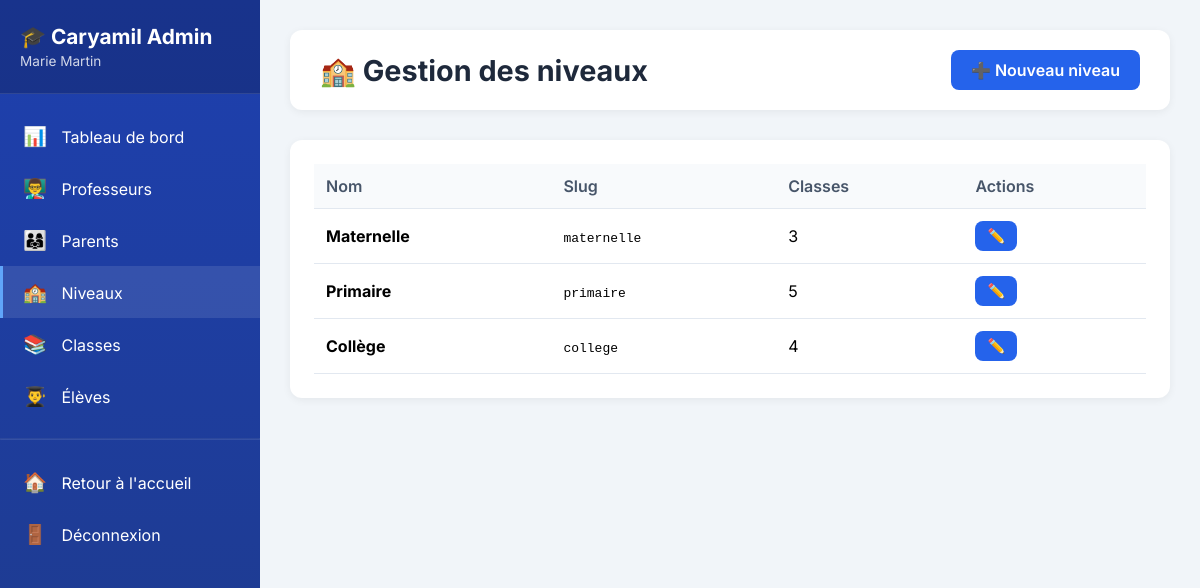
/niveaux/administration/niveaux/ (signed in), run on the app's committed database.
### accounts/models.py (models this page shows, shortened)
class CustomUser(AbstractUser):
    is_parent = models.BooleanField(default=False, verbose_name="Est parent")
    is_teacher = models.BooleanField(default=False, verbose_name="Est professeur")
    is_director = models.BooleanField(default=False, verbose_name="Est directeur")

### school_core/models.py (models this page shows, shortened)
class SchoolLevel(models.Model):
    name = models.CharField(max_length=50, unique=True)
    slug = models.SlugField(unique=True)
    description = models.TextField(blank=True)
    class Meta:
        verbose_name = "Niveau scolaire"
        verbose_name_plural = "Niveaux scolaires"
        ordering = ['id']

### interfaces/views_admin.py (the view)
# urls.py: path('administration/niveaux/', views_admin.admin_levels_list, name='admin_levels_list'),
@login_required
def admin_levels_list(request):
    if not user_is_admin(request.user):
        messages.error(request, "Accès refusé.")
        return redirect('niveau_selector')
    levels = SchoolLevel.objects.annotate(
        class_count=Count('classrooms')
    ).order_by('id')
    context = {
        'levels': levels,
    }
    return render(request, 'admin/levels_list.html', context)

### interfaces/views_admin.py (called while the page is built)
def user_is_admin(user):
    return user.is_superuser or user.is_director

### interfaces/templates/admin/levels_list.html (shortened to what this page needs)
{% extends 'admin/base.html' %}
{% block content %}
<div class="top-bar">
    <h1 class="page-title">🏫 Gestion des niveaux</h1>
    <a href="{% url 'admin_level_create' %}" class="btn btn-primary">➕ Nouveau niveau</a>
</div>
<div class="card">
    <table>
        <thead>
            <tr><th>Nom</th><th>Slug</th><th>Classes</th><th>Actions</th></tr>
        </thead>
        <tbody>
            {% for level in levels %}
            <tr>
                <td><strong>{{ level.name }}</strong></td>
                <td><code>{{ level.slug }}</code></td>
                <td>{{ level.class_count }}</td>
                <td><a href="{% url 'admin_level_edit' level.id %}" class="btn btn-sm btn-primary">✏️</a></td>
            </tr>
            {% empty %}
            <tr><td colspan="4" style="text-align: center; color: #64748b;">Aucun niveau</td></tr>
            {% endfor %}
        </tbody>
    </table>
</div>
{% endblock %}

### interfaces/templates/admin/base.html (shortened to what this page needs)
{% load static %}
<!DOCTYPE html>
<html lang="fr">
<head>
</head>
<body>
    <div class="admin-layout">
        <div class="sidebar">
            <div class="sidebar-header">
                <h2>🎓 Caryamil Admin</h2>
                <p>{{ user.get_full_name|default:user.username }}</p>
            </div>
            <nav class="sidebar-nav">
                <a href="{% url 'admin_dashboard' %}" class="nav-item {% if request.resolver_match.url_name == 'admin_dashboard' %}active{% endif %}">
                    <span>📊</span> Tableau de bord
                </a>
                <a href="{% url 'admin_teachers_list' %}" class="nav-item {% if 'professeur' in request.path %}active{% endif %}">
                    <span>👨‍🏫</span> Professeurs
                </a>
                <a href="{% url 'admin_parents_list' %}" class="nav-item {% if 'parent' in request.path %}active{% endif %}">
                    <span>👨‍👩‍👧</span> Parents
                </a>
                <a href="{% url 'admin_levels_list' %}" class="nav-item {% if 'niveau' in request.path %}active{% endif %}">
                    <span>🏫</span> Niveaux
                </a>
                <a href="{% url 'admin_classes_list' %}" class="nav-item {% if 'classe' in request.path %}active{% endif %}">
                    <span>📚</span> Classes
                </a>
                <a href="{% url 'admin_students_list' %}" class="nav-item {% if 'eleve' in request.path %}active{% endif %}">
                    <span>👨‍🎓</span> Élèves
                </a>
                <hr style="border-color: rgba(255,255,255,0.1); margin: 16px 0;">
                <a href="{% url 'niveau_selector' %}" class="nav-item">
                    <span>🏠</span> Retour à l'accueil
                </a>
                <a href="{% url 'logout' %}" class="nav-item">
                    <span>🚪</span> Déconnexion
                </a>
            </nav>
        </div>
        <div class="main-content">
            {% block content %}{% endblock %}
        </div>
    </div>
</body>
</html>

### interfaces/templates/admin/base.html (style rules this page uses)
* { margin: 0; padding: 0; box-sizing: border-box; }
body { font-family: 'Inter', sans-serif; background: #f1f5f9; min-height: 100vh; }
.admin-layout { display: flex; min-height: 100vh; }
.sidebar { width: 260px; background: linear-gradient(180deg, #1e40af 0%, #1e3a8a 100%); color: white; padding: 0; position: fixed; height: 100vh; overflow-y: auto; }
.sidebar-header { padding: 24px 20px; background: rgba(0,0,0,0.2); border-bottom: 1px solid rgba(255,255,255,0.1); }
.sidebar-header h2 { font-size: 1.3em; margin-bottom: 4px; }
.sidebar-header p { font-size: 0.85em; opacity: 0.8; }
.sidebar-nav { padding: 16px 0; }
.nav-item { display: block; padding: 14px 20px; color: white; text-decoration: none; transition: all 0.2s; border-left: 3px solid transparent; }
.nav-item:hover, .nav-item.active { background: rgba(255,255,255,0.1); border-left-color: #60a5fa; }
.nav-item span { margin-right: 10px; font-size: 1.2em; }
.main-content { margin-left: 260px; flex: 1; padding: 30px; }
.top-bar { background: white; padding: 20px 30px; border-radius: 12px; margin-bottom: 30px; display: flex; justify-content: space-between; align-items: center; box-shadow: 0 2px 8px rgba(0,0,0,0.06); }
.page-title { font-size: 1.8em; color: #1e293b; }
.btn { padding: 10px 20px; border: none; border-radius: 8px; font-weight: 600; cursor: pointer; text-decoration: none; display: inline-block; transition: all 0.2s; }
.btn-primary { background: #2563eb; color: white; }
.btn-sm { padding: 6px 12px; font-size: 0.9em; }
.card { background: white; padding: 24px; border-radius: 12px; box-shadow: 0 2px 8px rgba(0,0,0,0.06); margin-bottom: 20px; }
table { width: 100%; border-collapse: collapse; }
th, td { text-align: left; padding: 12px; border-bottom: 1px solid #e2e8f0; }
th { background: #f8fafc; font-weight: 600; color: #475569; }

### data on the page
CustomUser: get_full_name "Marie Martin"
SchoolLevel: name "Maternelle", slug "maternelle", class_count "3"
SchoolLevel: name "Primaire", slug "primaire", class_count "5"
SchoolLevel: name "Collège", slug "college", class_count "4"
